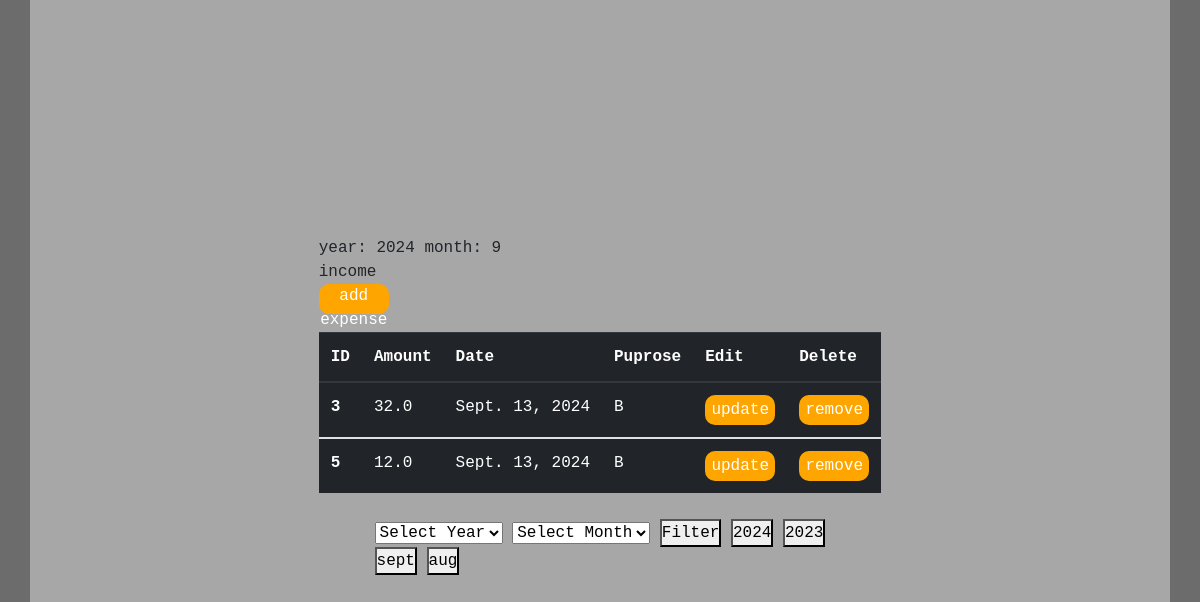
Page /list on the earlier database version.
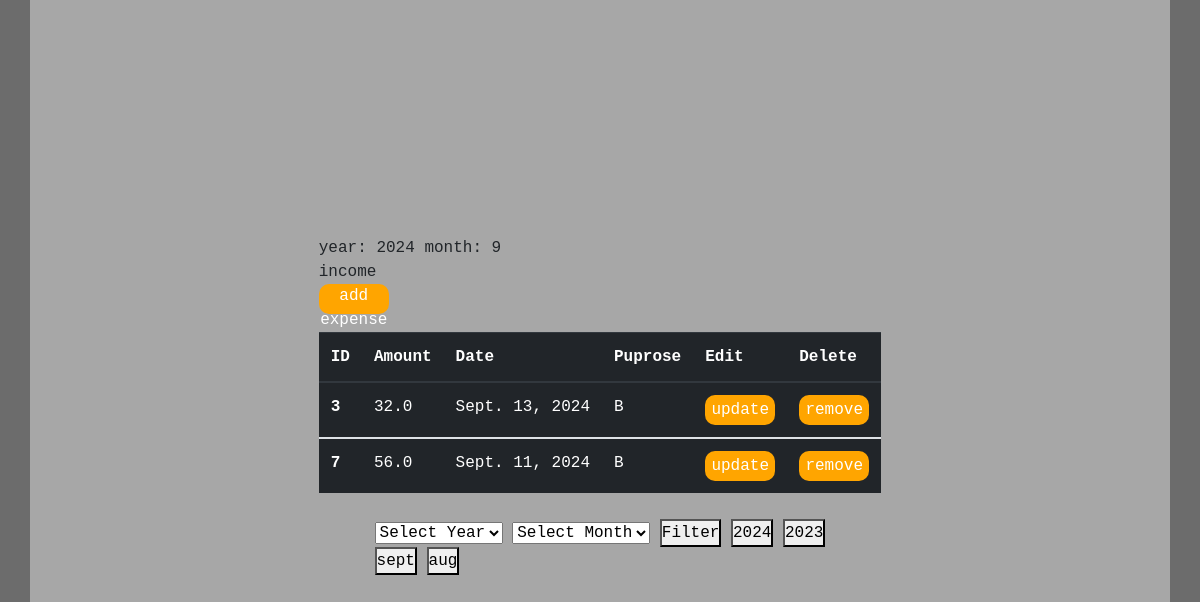
Same page on the later database version.
### tracker/models.py (models this page shows, shortened)
class ExpensesItem(models.Model):
    amount = models.FloatField(null=True)
    purpose = models.CharField(max_length=100, null=True)
    date = models.DateField(null=True, blank=True)
    date_created = models.DateTimeField(auto_now_add=True)

### tracker/views.py (the view)
# urls.py: path('list', views.list, name='list'),
def list(request):
    current_year = datetime.now().year
    current_month = datetime.now().month
    expenses = ExpensesItem.objects
    purposes = Purpose.objects
    year = request.GET.get('year', current_year)
    month = request.GET.get('month', current_month)
    if year is not None and year != '':
        expenses = expenses.filter(date__year=year)
    if month is not None and month != '':
        expenses = expenses.filter(date__month =month)
    pqs = purposeList(filter='purpose')
    print(pqs)
    eql = expenseList()
    print(eql)
    expenses = expenses.all()
    context = {
        'pqs' : pqs,
        'expenses' : expenses,
        'purposes':purposes,
        'month':month,
        'year':year
    }
    return render(request, 'list.html', context)

### tracker/views.py (called while the page is built)
def purposeList(filter):
    lp=[]
    pqs =Purpose.objects.values_list(filter ,flat= True)
    for i in range(len(pqs)):
        lp.append(pqs[i])
    lpqs = lp
    return lpqs

def expenseList():
    el = []
    pl = purposeList(filter='purpose')
    print(pl)
    for i in range(len(pl)):
        seqs =ExpensesItem.objects.filter(purpose = pl[i]).aggregate(Sum('amount')).get('amount__sum')
        print(seqs)
        el.append(seqs)
    print(el)
    return el

### templates/list.html (shortened to what this page needs)
{% load static %}
<!DOCTYPE html>
<html lang="en">
<head>
    <link rel="stylesheet" href="https://cdn.jsdelivr.net/npm/bootstrap@4.0.0/dist/css/bootstrap.min.css">
    <link rel="stylesheet" href="{% static 'css/list.css' %}">
</head>
<body>
    <div class="container">
        <div class="selector">
        <select id="year-filter">
            <option value="">Select Year</option>
        </select>
        <select id="month-filter">
            <option value="">Select Month</option>
        </select>
        <button id="filter-button">Filter</button>
        <a href= '/list?year=2024&month={{month}}'><button>2024</button></a>
        <a href= '/list?year=2023&month={{month}}'><button>2023</button></a>
        <br>
        <a href= '/list?year={{year}}&month=9'><button>sept</button></a>
        <a href= '/list?year={{year}}&month=8'><button>aug</button></a>
        </div>
        <div class="table-container">
            <div class="filtered">
                year: {{year}}
                month: {{month}}
            </div>
            <table class="table table-hover table-dark">
                <thead>
                  <tr>
                    <th scope="col">ID</th>
                    <th scope="col">Amount</th>
                    <th scope="col">Date</th>
                    <th scope="col">Puprose</th>
                    <th scope="col">Edit</th>
                    <th scope="col">Delete</th>
                  </tr>
                </thead>
                {% for ex in expenses %}
                <tbody>
                  <tr>
                    <th scope="row">
                        {{ex.id}}
                    </th>
                    <td>
                        {{ex.amount}}
                    </td>
                    <td>
                        {{ex.date}}
                    </td>
                    <td>
                        {{ex.purpose}}
                    </td>
                    <td>
                        <button><a href="{% url 'edit_expense' ex.id %}">update</a></button>
                    </td>
                    <td>
                        <button><a href="{% url 'delete_expense' ex.id %}"> remove</a></button>
                    </td>
                  </tr>
                  {% endfor %}
                </tbody>
        </div>
            <div class="income">
                income
            </div>
        </div>
        <button><a href="{% url 'addexpense' %}">add expense</a></button>
</body>
</html>

### tracker/static/css/list.css (style rules this page uses)
* { box-sizing: border-box; margin: 0; padding: 0; font-family: 'Courier New', Courier, monospace; }
body { background: rgb(108, 108, 108); }
.container { display: flex; flex-direction: column-reverse; justify-content: center; align-items: center; background: rgb(167, 167, 167); height: 100vh; width: 100vw; }
.table-container { margin: 10px; }
.table-container button a { color: white; }
.table-container button { width: 70px; height: 30px; background-color: orange; border: none; border-radius: 10px; }

Differences in the rows shown:
removed ExpensesItem: id "5", amount "12.0", date "Sept. 13, 2024", purpose "B"
added ExpensesItem: id "7", amount "56.0", date "Sept. 11, 2024", purpose "B"
